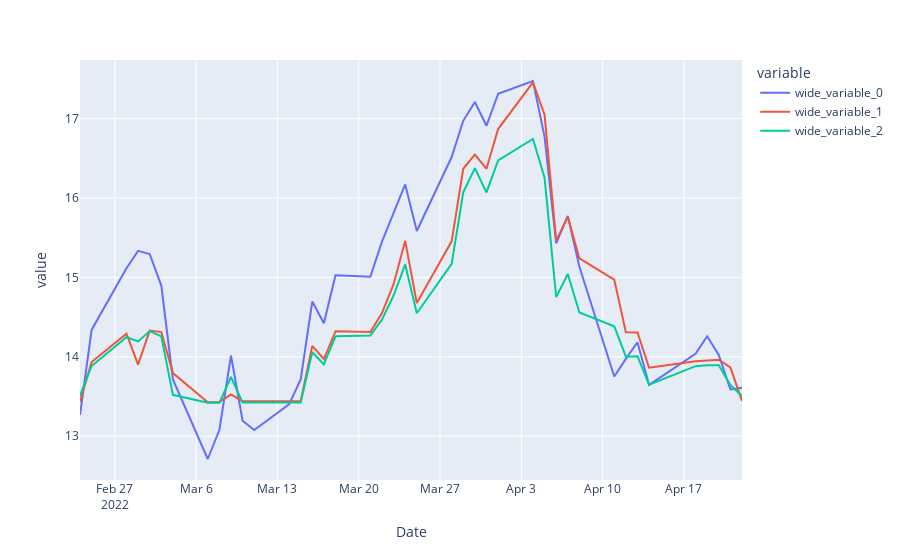

The notebook cell saved with this chart:
### Markdown cell above
## Gradient Boost

### Code cell
gb_mae = GradientBoostingRegressor(random_state = 10 , criterion='mae', n_estimators = 130)
gb_mse = GradientBoostingRegressor(random_state = 10 , criterion='mse', n_estimators = 130)

df = pd.DataFrame(columns = ['MAE', 'MSE', 'R2'], index = ['mae','mse'])
show_results(df, train_3, test_3, y_train_3, y_test_3,gb_mae, gb_mse)

### Figure 1 — Plotly figure (JSON) as saved in the notebook; plotly's stock layout.template omitted (floating-point values rounded to 4 significant figures)
{"data": [{"hovertemplate": "variable=wide_variable_0<br>Date=%{x}<br>value=%{y}<extra></extra>", "legendgroup": "wide_variable_0", "line": {"color": "#636efa", "dash": "solid"}, "mode": "lines", "name": "wide_variable_0", "orientation": "v", "showlegend": true, "type": "scatter", "x": ["2022-02-24", "2022-02-25", "2022-02-28", "2022-03-01", "2022-03-02", "2022-03-03", "2022-03-04", "2022-03-07", "2022-03-08", "2022-03-09", "2022-03-10", "2022-03-11", "2022-03-14", "2022-03-15", "2022-03-16", "2022-03-17", "2022-03-18", "2022-03-21", "2022-03-22", "2022-03-23", "2022-03-24", "2022-03-25", "2022-03-28", "2022-03-29", "2022-03-30", "2022-03-31", "2022-04-01", "2022-04-04", "2022-04-05", "2022-04-06", "2022-04-07", "2022-04-08", "2022-04-11", "2022-04-12", "2022-04-13", "2022-04-14", "2022-04-18", "2022-04-19", "2022-04-20", "2022-04-21", "2022-04-22"], "xaxis": "x", "y": [13.27, 14.34, 15.12, 15.33, 15.29, 14.9, 13.71, 12.71, 13.08, 14.02, 13.2, 13.08, 13.4, 13.71, 14.7, 14.42, 15.03, 15.01, 15.45, 15.8, 16.17, 15.58, 16.52, 16.97, 17.21, 16.91, 17.31, 17.47, 16.77, 15.43, 15.78, 15.14, 13.75, 13.97, 14.18, 13.65, 14.04, 14.26, 14.02, 13.59, 13.61], "yaxis": "y"}, {"hovertemplate": "variable=wide_variable_1<br>Date=%{x}<br>value=%{y}<extra></extra>", "legendgroup": "wide_variable_1", "line": {"color": "#EF553B", "dash": "solid"}, "mode": "lines", "name": "wide_variable_1", "orientation": "v", "showlegend": true, "type": "scatter", "x": ["2022-02-24", "2022-02-25", "2022-02-28", "2022-03-01", "2022-03-02", "2022-03-03", "2022-03-04", "2022-03-07", "2022-03-08", "2022-03-09", "2022-03-10", "2022-03-11", "2022-03-14", "2022-03-15", "2022-03-16", "2022-03-17", "2022-03-18", "2022-03-21", "2022-03-22", "2022-03-23", "2022-03-24", "2022-03-25", "2022-03-28", "2022-03-29", "2022-03-30", "2022-03-31", "2022-04-01", "2022-04-04", "2022-04-05", "2022-04-06", "2022-04-07", "2022-04-08", "2022-04-11", "2022-04-12", "2022-04-13", "2022-04-14", "2022-04-18", "2022-04-19", "2022-04-20", "2022-04-21", "2022-04-22"], "xaxis": "x", "y": [13.43, 13.93, 14.29, 13.9, 14.33, 14.31, 13.79, 13.43, 13.43, 13.53, 13.44, 13.44, 13.44, 13.44, 14.14, 13.97, 14.32, 14.31, 14.55, 14.91, 15.46, 14.68, 15.45, 16.37, 16.55, 16.37, 16.87, 17.46, 17.05, 15.46, 15.76, 15.24, 14.97, 14.31, 14.31, 13.86, 13.94, 13.96, 13.96, 13.87, 13.44], "yaxis": "y"}, {"hovertemplate": "variable=wide_variable_2<br>Date=%{x}<br>value=%{y}<extra></extra>", "legendgroup": "wide_variable_2", "line": {"color": "#00cc96", "dash": "solid"}, "mode": "lines", "name": "wide_variable_2", "orientation": "v", "showlegend": true, "type": "scatter", "x": ["2022-02-24", "2022-02-25", "2022-02-28", "2022-03-01", "2022-03-02", "2022-03-03", "2022-03-04", "2022-03-07", "2022-03-08", "2022-03-09", "2022-03-10", "2022-03-11", "2022-03-14", "2022-03-15", "2022-03-16", "2022-03-17", "2022-03-18", "2022-03-21", "2022-03-22", "2022-03-23", "2022-03-24", "2022-03-25", "2022-03-28", "2022-03-29", "2022-03-30", "2022-03-31", "2022-04-01", "2022-04-04", "2022-04-05", "2022-04-06", "2022-04-07", "2022-04-08", "2022-04-11", "2022-04-12", "2022-04-13", "2022-04-14", "2022-04-18", "2022-04-19", "2022-04-20", "2022-04-21", "2022-04-22"], "xaxis": "x", "y": [13.51, 13.88, 14.25, 14.19, 14.32, 14.26, 13.52, 13.42, 13.42, 13.75, 13.42, 13.42, 13.43, 13.42, 14.06, 13.9, 14.26, 14.27, 14.47, 14.77, 15.16, 14.55, 15.17, 16.07, 16.38, 16.07, 16.48, 16.74, 16.26, 14.75, 15.04, 14.56, 14.39, 14.0, 14.01, 13.65, 13.88, 13.9, 13.89, 13.64, 13.51], "yaxis": "y"}], "layout": {"legend": {"title": {"text": "variable"}, "tracegroupgap": 0}, "margin": {"t": 60}, "xaxis": {"anchor": "y", "domain": [0, 1], "title": {"text": "Date"}}, "yaxis": {"anchor": "x", "domain": [0, 1], "title": {"text": "value"}}}}
